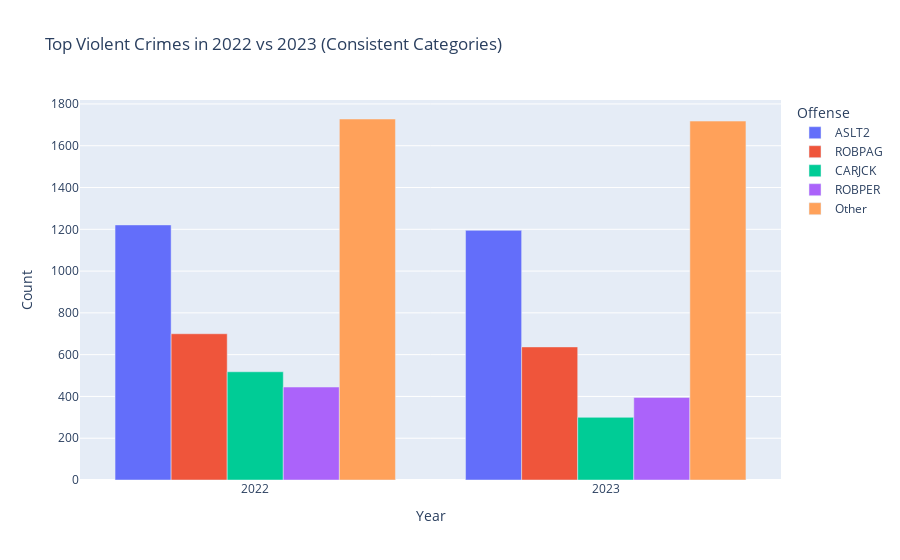
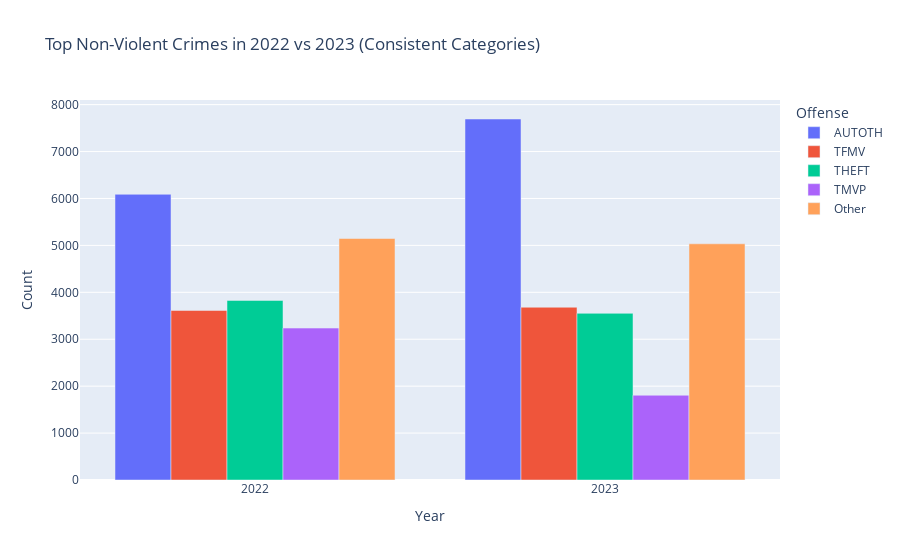

Write notebook code for charts like these, in order.
### Code cell
import pandas as pd
import plotly.express as px

# Define the top 4 subcategories based on 2022 data for violent crimes
top_4_violent_offenses = ['ASLT2', 'ROBPAG', 'CARJCK', 'ROBPER']

# Create 'Other' category for both years for violent crimes
violent_counts_2022 = df_2022[df_2022['Crime_Category'] == 'Violent']['offense'].value_counts()
violent_counts_2023 = df_2023[df_2023['Crime_Category'] == 'Violent']['offense'].value_counts()

# Filter for the same top 4 subcategories for both years and sum the rest as "Other"
violent_top_2022 = violent_counts_2022.loc[top_4_violent_offenses]
violent_top_2023 = violent_counts_2023.loc[top_4_violent_offenses]

violent_other_2022 = violent_counts_2022.sum() - violent_top_2022.sum()
violent_other_2023 = violent_counts_2023.sum() - violent_top_2023.sum()

# Prepare data for Violent Crimes plot
violent_data = {
    'Year': ['2022', '2022', '2022', '2022', '2022', '2023', '2023', '2023', '2023', '2023'],
    'Offense': top_4_violent_offenses + ['Other'] + top_4_violent_offenses + ['Other'],
    'Count': list(violent_top_2022.values) + [violent_other_2022] + list(violent_top_2023.values) + [violent_other_2023]
}

df_violent_data = pd.DataFrame(violent_data)

# Plot for Violent Crimes
fig_violent = px.bar(df_violent_data, x='Year', y='Count', color='Offense', barmode='group',
             title='Top Violent Crimes in 2022 vs 2023 (Consistent Categories)')
fig_violent.show()

# Repeat the same process for Non-Violent Crimes
# Define the top 4 subcategories based on 2022 data for non-violent crimes
top_4_non_violent_offenses = ['AUTOTH', 'TFMV', 'THEFT', 'TMVP']

# Create 'Other' category for both years for non-violent crimes
non_violent_counts_2022 = df_2022[df_2022['Crime_Category'] == 'Non-Violent']['offense'].value_counts()
non_violent_counts_2023 = df_2023[df_2023['Crime_Category'] == 'Non-Violent']['offense'].value_counts()

# Filter for the same top 4 subcategories for both years and sum the rest as "Other"
non_violent_top_2022 = non_violent_counts_2022.loc[top_4_non_violent_offenses]
non_violent_top_2023 = non_violent_counts_2023.loc[top_4_non_violent_offenses]

non_violent_other_2022 = non_violent_counts_2022.sum() - non_violent_top_2022.sum()
non_violent_other_2023 = non_violent_counts_2023.sum() - non_violent_top_2023.sum()

# Prepare data for Non-Violent Crimes plot
non_violent_data = {
    'Year': ['2022', '2022', '2022', '2022', '2022', '2023', '2023', '2023', '2023', '2023'],
    'Offense': top_4_non_violent_offenses + ['Other'] + top_4_non_violent_offenses + ['Other'],
    'Count': list(non_violent_top_2022.values) + [non_violent_other_2022] + list(non_violent_top_2023.values) + [non_violent_other_2023]
}

df_non_violent_data = pd.DataFrame(non_violent_data)

# Plot for Non-Violent Crimes
fig_non_violent = px.bar(df_non_violent_data, x='Year', y='Count', color='Offense', barmode='group',
             title='Top Non-Violent Crimes in 2022 vs 2023 (Consistent Categories)')
fig_non_violent.show()

### Figure 1 — Plotly figure (JSON) as saved in the notebook; plotly's stock layout.template omitted (floating-point values rounded to 4 significant figures)
{"data": [{"alignmentgroup": "True", "hovertemplate": "Offense=ASLT2<br>Year=%{x}<br>Count=%{y}<extra></extra>", "legendgroup": "ASLT2", "marker": {"color": "#636efa", "pattern": {"shape": ""}}, "name": "ASLT2", "offsetgroup": "ASLT2", "orientation": "v", "showlegend": true, "textposition": "auto", "type": "bar", "x": ["2022", "2023"], "xaxis": "x", "y": [1221, 1195], "yaxis": "y"}, {"alignmentgroup": "True", "hovertemplate": "Offense=ROBPAG<br>Year=%{x}<br>Count=%{y}<extra></extra>", "legendgroup": "ROBPAG", "marker": {"color": "#EF553B", "pattern": {"shape": ""}}, "name": "ROBPAG", "offsetgroup": "ROBPAG", "orientation": "v", "showlegend": true, "textposition": "auto", "type": "bar", "x": ["2022", "2023"], "xaxis": "x", "y": [700, 637], "yaxis": "y"}, {"alignmentgroup": "True", "hovertemplate": "Offense=CARJCK<br>Year=%{x}<br>Count=%{y}<extra></extra>", "legendgroup": "CARJCK", "marker": {"color": "#00cc96", "pattern": {"shape": ""}}, "name": "CARJCK", "offsetgroup": "CARJCK", "orientation": "v", "showlegend": true, "textposition": "auto", "type": "bar", "x": ["2022", "2023"], "xaxis": "x", "y": [518, 300], "yaxis": "y"}, {"alignmentgroup": "True", "hovertemplate": "Offense=ROBPER<br>Year=%{x}<br>Count=%{y}<extra></extra>", "legendgroup": "ROBPER", "marker": {"color": "#ab63fa", "pattern": {"shape": ""}}, "name": "ROBPER", "offsetgroup": "ROBPER", "orientation": "v", "showlegend": true, "textposition": "auto", "type": "bar", "x": ["2022", "2023"], "xaxis": "x", "y": [445, 395], "yaxis": "y"}, {"alignmentgroup": "True", "hovertemplate": "Offense=Other<br>Year=%{x}<br>Count=%{y}<extra></extra>", "legendgroup": "Other", "marker": {"color": "#FFA15A", "pattern": {"shape": ""}}, "name": "Other", "offsetgroup": "Other", "orientation": "v", "showlegend": true, "textposition": "auto", "type": "bar", "x": ["2022", "2023"], "xaxis": "x", "y": [1728, 1718], "yaxis": "y"}], "layout": {"barmode": "group", "legend": {"title": {"text": "Offense"}, "tracegroupgap": 0}, "title": {"text": "Top Violent Crimes in 2022 vs 2023 (Consistent Categories)"}, "xaxis": {"anchor": "y", "domain": [0, 1], "title": {"text": "Year"}}, "yaxis": {"anchor": "x", "domain": [0, 1], "title": {"text": "Count"}}}}

### Figure 2 — Plotly figure (JSON) as saved in the notebook; plotly's stock layout.template omitted (floating-point values rounded to 4 significant figures)
{"data": [{"alignmentgroup": "True", "hovertemplate": "Offense=AUTOTH<br>Year=%{x}<br>Count=%{y}<extra></extra>", "legendgroup": "AUTOTH", "marker": {"color": "#636efa", "pattern": {"shape": ""}}, "name": "AUTOTH", "offsetgroup": "AUTOTH", "orientation": "v", "showlegend": true, "textposition": "auto", "type": "bar", "x": ["2022", "2023"], "xaxis": "x", "y": [6089, 7694], "yaxis": "y"}, {"alignmentgroup": "True", "hovertemplate": "Offense=TFMV<br>Year=%{x}<br>Count=%{y}<extra></extra>", "legendgroup": "TFMV", "marker": {"color": "#EF553B", "pattern": {"shape": ""}}, "name": "TFMV", "offsetgroup": "TFMV", "orientation": "v", "showlegend": true, "textposition": "auto", "type": "bar", "x": ["2022", "2023"], "xaxis": "x", "y": [3613, 3682], "yaxis": "y"}, {"alignmentgroup": "True", "hovertemplate": "Offense=THEFT<br>Year=%{x}<br>Count=%{y}<extra></extra>", "legendgroup": "THEFT", "marker": {"color": "#00cc96", "pattern": {"shape": ""}}, "name": "THEFT", "offsetgroup": "THEFT", "orientation": "v", "showlegend": true, "textposition": "auto", "type": "bar", "x": ["2022", "2023"], "xaxis": "x", "y": [3827, 3552], "yaxis": "y"}, {"alignmentgroup": "True", "hovertemplate": "Offense=TMVP<br>Year=%{x}<br>Count=%{y}<extra></extra>", "legendgroup": "TMVP", "marker": {"color": "#ab63fa", "pattern": {"shape": ""}}, "name": "TMVP", "offsetgroup": "TMVP", "orientation": "v", "showlegend": true, "textposition": "auto", "type": "bar", "x": ["2022", "2023"], "xaxis": "x", "y": [3238, 1806], "yaxis": "y"}, {"alignmentgroup": "True", "hovertemplate": "Offense=Other<br>Year=%{x}<br>Count=%{y}<extra></extra>", "legendgroup": "Other", "marker": {"color": "#FFA15A", "pattern": {"shape": ""}}, "name": "Other", "offsetgroup": "Other", "orientation": "v", "showlegend": true, "textposition": "auto", "type": "bar", "x": ["2022", "2023"], "xaxis": "x", "y": [5147, 5034], "yaxis": "y"}], "layout": {"barmode": "group", "legend": {"title": {"text": "Offense"}, "tracegroupgap": 0}, "title": {"text": "Top Non-Violent Crimes in 2022 vs 2023 (Consistent Categories)"}, "xaxis": {"anchor": "y", "domain": [0, 1], "title": {"text": "Year"}}, "yaxis": {"anchor": "x", "domain": [0, 1], "title": {"text": "Count"}}}}
